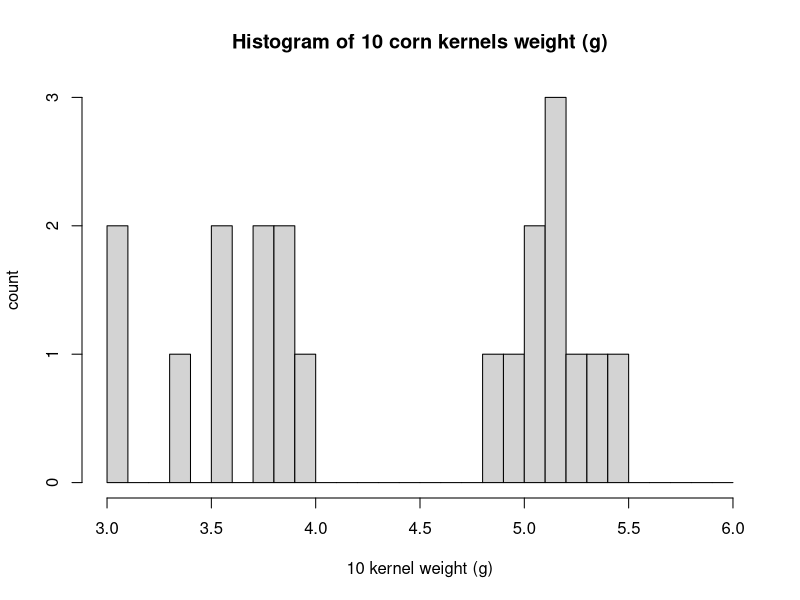

This chart was generated by the following R code:
## ---- chunk 1
kernels <- read.csv("data/corn_kernel_data.csv")
hist(kernels$weight_g,
     breaks = seq(3,6, by = .1), 
     main = "Histogram of 10 corn kernels weight (g)", 
     xlab = "10 kernel weight (g)", 
     ylab = "count")
